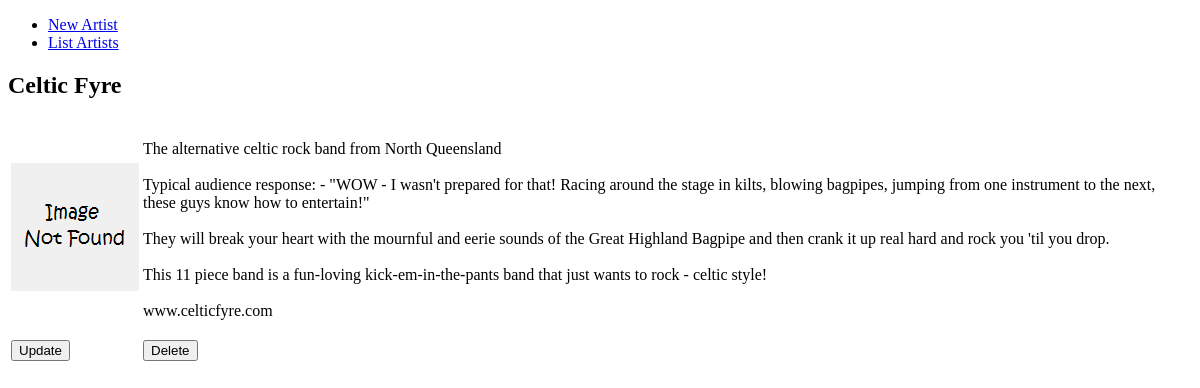
The app's page /artist/view.php?id=43 with its own data.
### tables this page shows
CREATE TABLE `artists` (
	`id`	INTEGER NOT NULL PRIMARY KEY AUTOINCREMENT UNIQUE,
	`name`	TEXT NOT NULL,
	`image`	TEXT NOT NULL,
	`info`	TEXT NOT NULL,
	`is_featured`	INTEGER NOT NULL
);

### artist/view.php (the view, shortened to what this page needs)
<?php
include("../include/utils.php");
include("../include/connect.php");
$sql = $dbh->prepare("SELECT * from artists where id=:id");
$sql->bindValue(":id", $_REQUEST["id"]);
$sql->execute();
$row = $sql->fetch();
$name = $row['name'];
include("../include/header.php");
?>
<h2><?php echo $name; ?></h2>
<form class="artistDisplay" name="artist" method="post" action="<?php echo getLink('/artists/'); ?>">
    <table>
        <tr>
            <td rowspan=2><?php echo getImageElement($row['image']); ?></td>
        </tr>
        <tr>
            <td><p><?php echo str_replace("\n", "<br/>", $row['info']); ?></p></td>
        </tr>
        <tr>
            <td><input type="submit" name="submit" value="Update" class="updateButton"></td>
            <td><input type="submit" name="submit" value="Delete" class="deleteButton"></td>
        </tr>
    </table>
</form>
<?php
    include("../include/footer.php");
?>

### records on screen
artists: name "Celtic Fyre", info "The alternative celtic rock band from North Queensland Typical audience response: - \"WOW - I wasn't prepared for that! Racing around the stage in kilts, blowing bagpipes, jumping from one instrument to the next, these guys know how to entertain!\" They will break your heart with the mournful and eerie sounds of the Great Highland Bagpipe and then crank it up real hard and rock you 'til you drop. This 11 piece band is a fun-loving kick-em-in-the-pants band that just wants to rock - celtic style! www.celticfyre.com"
